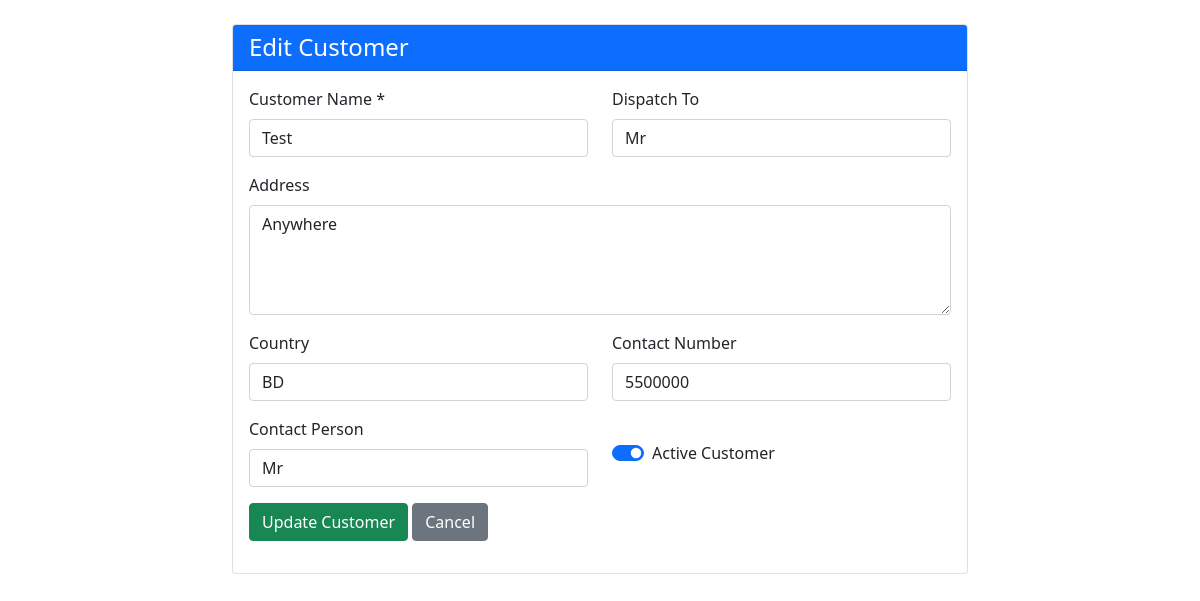
Page /customers/17/edit/ (signed in) on the committed database.
### dispatch_app/models.py (models this page shows, shortened)
class Customer(models.Model):
    CustomerID = models.AutoField(primary_key=True)
    Customer = models.CharField(max_length=255)
    DispatchTo = models.CharField(max_length=255, blank=True, null=True)
    Address = models.TextField(blank=True, null=True)
    Country = models.CharField(max_length=100, blank=True, null=True)
    ContactNo = models.CharField(max_length=50, blank=True, null=True)
    ContactPerson = models.CharField(max_length=255, blank=True, null=True)
    Status = models.BooleanField(default=True)
    class Meta:
        db_table = 'Customer'

### dispatch_app/views.py (the view, shortened to what this page needs)
# urls.py: path('customers/<int:pk>/edit/', views.CustomerUpdateView.as_view(), name='customer_edit'),
@method_decorator(login_required, name='dispatch')
class CustomerUpdateView(UpdateView):
    model = Customer
    form_class = CustomerForm
    template_name = 'customer_form.html'
    success_url = reverse_lazy('customer_list')

### dispatch_app/forms.py
class CustomerForm(forms.ModelForm):
    class Meta:
        model = Customer
        fields = ['Customer', 'DispatchTo', 'Address', 'Country', 'ContactNo', 'ContactPerson', 'Status']
        widgets = {
            'Address': forms.Textarea(attrs={'rows': 4, 'class': 'form-control'}),
            'Customer': forms.TextInput(attrs={'class': 'form-control'}),
            'DispatchTo': forms.TextInput(attrs={'class': 'form-control'}),
            'Country': forms.TextInput(attrs={'class': 'form-control'}),
            'ContactNo': forms.TextInput(attrs={'class': 'form-control'}),
            'ContactPerson': forms.TextInput(attrs={'class': 'form-control'}),
            'Status': forms.CheckboxInput(attrs={'class': 'form-check-input'}),
        }
    def __init__(self, *args, **kwargs):
        super().__init__(*args, **kwargs)
        for field_name, field in self.fields.items():
            if field_name != 'Address' and field_name != 'Status' and 'class' not in field.widget.attrs:
                field.widget.attrs['class'] = 'form-control'

### templates/customer_form.html (shortened to what this page needs)
<!DOCTYPE html>
<html>
<head>
    <link href="https://cdn.jsdelivr.net/npm/bootstrap@5.1.3/dist/css/bootstrap.min.css" rel="stylesheet">
</head>
<body>
    <div class="container mt-4">
        <div class="row">
            <div class="col-md-8 mx-auto">
                <div class="card">
                    <div class="card-header bg-primary text-white">
                        <h4 class="mb-0">{% if object %}Edit{% else %}Add New{% endif %} Customer</h4>
                    </div>
                    <div class="card-body">
                        <form method="post">
                            <div class="row">
                                <div class="col-md-6">
                                    <div class="mb-3">
                                        <label class="form-label">Customer Name *</label>
                                        {{ form.Customer }}
                                    </div>
                                </div>
                                <div class="col-md-6">
                                    <div class="mb-3">
                                        <label class="form-label">Dispatch To</label>
                                        {{ form.DispatchTo }}
                                    </div>
                                </div>
                            </div>
                            <div class="mb-3">
                                <label class="form-label">Address</label>
                                {{ form.Address }}
                            </div>
                            <div class="row">
                                <div class="col-md-6">
                                    <div class="mb-3">
                                        <label class="form-label">Country</label>
                                        {{ form.Country }}
                                    </div>
                                </div>
                                <div class="col-md-6">
                                    <div class="mb-3">
                                        <label class="form-label">Contact Number</label>
                                        {{ form.ContactNo }}
                                    </div>
                                </div>
                            </div>
                            <div class="row">
                                <div class="col-md-6">
                                    <div class="mb-3">
                                        <label class="form-label">Contact Person</label>
                                        {{ form.ContactPerson }}
                                    </div>
                                </div>
                                <div class="col-md-6">
                                    <div class="mb-3">
                                        <div class="form-check form-switch mt-4">
                                            {{ form.Status }}
                                            <label class="form-check-label" for="{{ form.Status.id_for_label }}">
                                                Active Customer
                                            </label>
                                        </div>
                                    </div>
                                </div>
                            </div>
                            <div class="mb-3">
                                <button type="submit" class="btn btn-success">
                                    {% if object %}Update{% else %}Create{% endif %} Customer
                                </button>
                                <a href="{% url 'customer_list' %}" class="btn btn-secondary">Cancel</a>
                            </div>
                        </form>
                    </div>
                </div>
            </div>
        </div>
    </div>
</body>
</html>

### rows in the picture
Customer: Customer "Test", DispatchTo "Mr", Address "Anywhere", Country "BD", ContactNo "5500000", ContactPerson "Mr", Status "☑"
